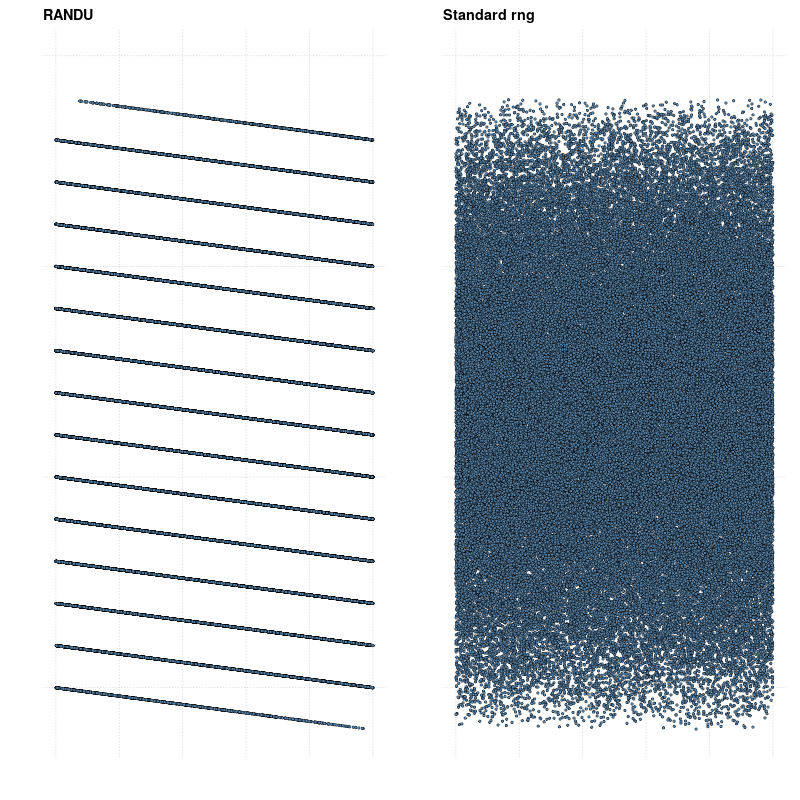

Write R code to recreate this figure.
N <- 100000
randu <- matrix(0, ncol=3, nrow=N)
##Simulate from the randu random number generator
new_z <- 1

for(i in 1:N) {
  new_x <- (65539*new_z) %% 2^31
  new_y <- (65539*new_x) %% 2^31
  new_z <- (65539*new_y) %% 2^31
  randu[i,] <- c(x=new_x/2^31, y=new_y/2^31, 
                   z=new_z/2^31)
}


##Simulate from the RNG in R
g <- matrix(0, ncol=3, nrow=N)
for(i in 1:N) {
  new_x <- runif(1)
  new_y <- runif(1)
  new_z <- runif(1)
  g[i,] <- c(x_g=new_x, y_g=new_y, z_g=new_z)
}

##Plot the results

png("RANDU.png", width = 800, height = 800)

op <- par(mfrow=c(1, 2), mar=c(3,3,2,1), mgp=c(2,0.4,0), tck=-.01, cex.axis=0.9, las=1)
plot(randu[,3], 9*randu[,1] - 6*randu[,2], ylim=c(-6, 10),
     xlab="", ylab="", cex=0.5,panel.first=grid(), pch=21, bg="#5582A9",
     frame=FALSE, axes=FALSE, lwd=0.5)
title("RANDU", adj=0, cex.main=1.2, font.main=2, col.main="black")

plot(g[,3], 9*g[,1] - 6*g[,2], ylim=c(-6, 10),
     xlab="", ylab="", cex=0.5,panel.first=grid(), pch=21, bg="#5582A9",
     frame=FALSE, axes=FALSE, lwd=0.5)
title("Standard rng", adj=0, cex.main=1.2, font.main=2, col.main="black")
dev.off()

par(op)


